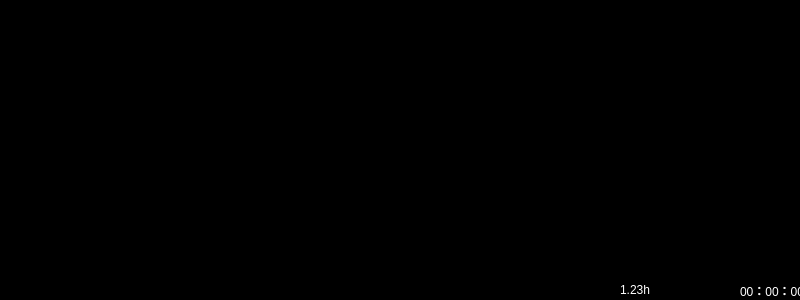
<?xml version="1.0" encoding="UTF-8"?>
<ui version="4.0">
 <class>mainframe</class>
 <widget class="QDialog" name="mainframe">
  <property name="windowModality">
   <enum>Qt::NonModal</enum>
  </property>
  <property name="geometry">
   <rect>
    <x>0</x>
    <y>0</y>
    <width>800</width>
    <height>300</height>
   </rect>
  </property>
  <property name="palette">
   <palette>
    <active>
     <colorrole role="WindowText">
      <brush brushstyle="SolidPattern">
       <color alpha="255">
        <red>255</red>
        <green>255</green>
        <blue>255</blue>
       </color>
      </brush>
     </colorrole>
     <colorrole role="Midlight">
      <brush brushstyle="SolidPattern">
       <color alpha="255">
        <red>0</red>
        <green>0</green>
        <blue>0</blue>
       </color>
      </brush>
     </colorrole>
     <colorrole role="Mid">
      <brush brushstyle="SolidPattern">
       <color alpha="255">
        <red>94</red>
        <green>100</green>
        <blue>81</blue>
       </color>
      </brush>
     </colorrole>
     <colorrole role="Text">
      <brush brushstyle="SolidPattern">
       <color alpha="255">
        <red>255</red>
        <green>255</green>
        <blue>255</blue>
       </color>
      </brush>
     </colorrole>
     <colorrole role="Base">
      <brush brushstyle="SolidPattern">
       <color alpha="255">
        <red>0</red>
        <green>0</green>
        <blue>0</blue>
       </color>
      </brush>
     </colorrole>
     <colorrole role="Window">
      <brush brushstyle="SolidPattern">
       <color alpha="255">
        <red>0</red>
        <green>0</green>
        <blue>0</blue>
       </color>
      </brush>
     </colorrole>
    </active>
    <inactive>
     <colorrole role="WindowText">
      <brush brushstyle="SolidPattern">
       <color alpha="255">
        <red>255</red>
        <green>255</green>
        <blue>255</blue>
       </color>
      </brush>
     </colorrole>
     <colorrole role="Midlight">
      <brush brushstyle="SolidPattern">
       <color alpha="255">
        <red>0</red>
        <green>0</green>
        <blue>0</blue>
       </color>
      </brush>
     </colorrole>
     <colorrole role="Mid">
      <brush brushstyle="SolidPattern">
       <color alpha="255">
        <red>94</red>
        <green>100</green>
        <blue>81</blue>
       </color>
      </brush>
     </colorrole>
     <colorrole role="Text">
      <brush brushstyle="SolidPattern">
       <color alpha="255">
        <red>255</red>
        <green>255</green>
        <blue>255</blue>
       </color>
      </brush>
     </colorrole>
     <colorrole role="Base">
      <brush brushstyle="SolidPattern">
       <color alpha="255">
        <red>0</red>
        <green>0</green>
        <blue>0</blue>
       </color>
      </brush>
     </colorrole>
     <colorrole role="Window">
      <brush brushstyle="SolidPattern">
       <color alpha="255">
        <red>0</red>
        <green>0</green>
        <blue>0</blue>
       </color>
      </brush>
     </colorrole>
    </inactive>
    <disabled>
     <colorrole role="WindowText">
      <brush brushstyle="SolidPattern">
       <color alpha="255">
        <red>118</red>
        <green>116</green>
        <blue>108</blue>
       </color>
      </brush>
     </colorrole>
     <colorrole role="Midlight">
      <brush brushstyle="SolidPattern">
       <color alpha="255">
        <red>0</red>
        <green>0</green>
        <blue>0</blue>
       </color>
      </brush>
     </colorrole>
     <colorrole role="Mid">
      <brush brushstyle="SolidPattern">
       <color alpha="255">
        <red>94</red>
        <green>100</green>
        <blue>81</blue>
       </color>
      </brush>
     </colorrole>
     <colorrole role="Text">
      <brush brushstyle="SolidPattern">
       <color alpha="255">
        <red>118</red>
        <green>116</green>
        <blue>108</blue>
       </color>
      </brush>
     </colorrole>
     <colorrole role="Base">
      <brush brushstyle="SolidPattern">
       <color alpha="255">
        <red>0</red>
        <green>0</green>
        <blue>0</blue>
       </color>
      </brush>
     </colorrole>
     <colorrole role="Window">
      <brush brushstyle="SolidPattern">
       <color alpha="255">
        <red>0</red>
        <green>0</green>
        <blue>0</blue>
       </color>
      </brush>
     </colorrole>
    </disabled>
   </palette>
  </property>
  <property name="windowTitle">
   <string>mainframe</string>
  </property>
  <property name="sizeGripEnabled">
   <bool>false</bool>
  </property>
  <property name="modal">
   <bool>true</bool>
  </property>
  <widget class="SerialPort" name="serialport">
   <property name="geometry">
    <rect>
     <x>560</x>
     <y>10</y>
     <width>32</width>
     <height>32</height>
    </rect>
   </property>
   <property name="maximumSize">
    <size>
     <width>32</width>
     <height>32</height>
    </size>
   </property>
   <property name="inputMethodHints">
    <set>Qt::ImhNone</set>
   </property>
   <property name="port">
    <UInt>0</UInt>
   </property>
   <property name="baudrate">
    <enum>SerialPort::BAUD19200</enum>
   </property>
   <property name="paritytype" stdset="0">
    <enum>SerialPort::NONE</enum>
   </property>
   <property name="timeout">
    <UInt>1</UInt>
   </property>
   <property name="AutoOpen">
    <bool>false</bool>
   </property>
  </widget>
  <widget class="QLabel" name="label">
   <property name="geometry">
    <rect>
     <x>620</x>
     <y>279</y>
     <width>51</width>
     <height>21</height>
    </rect>
   </property>
   <property name="palette">
    <palette>
     <active>
      <colorrole role="WindowText">
       <brush brushstyle="SolidPattern">
        <color alpha="255">
         <red>255</red>
         <green>255</green>
         <blue>255</blue>
        </color>
       </brush>
      </colorrole>
     </active>
     <inactive>
      <colorrole role="WindowText">
       <brush brushstyle="SolidPattern">
        <color alpha="255">
         <red>255</red>
         <green>255</green>
         <blue>255</blue>
        </color>
       </brush>
      </colorrole>
     </inactive>
     <disabled>
      <colorrole role="WindowText">
       <brush brushstyle="SolidPattern">
        <color alpha="255">
         <red>118</red>
         <green>116</green>
         <blue>108</blue>
        </color>
       </brush>
      </colorrole>
     </disabled>
    </palette>
   </property>
   <property name="text">
    <string>1.23h</string>
   </property>
  </widget>
  <widget class="QLabel" name="label_4">
   <property name="geometry">
    <rect>
     <x>740</x>
     <y>280</y>
     <width>61</width>
     <height>21</height>
    </rect>
   </property>
   <property name="text">
    <string>00：00：00</string>
   </property>
  </widget>
 </widget>
 <customwidgets>
  <customwidget>
   <class>SerialPort</class>
   <extends>QWidget</extends>
   <header>Qtcustom/serialport.h</header>
  </customwidget>
 </customwidgets>
 <resources/>
 <connections/>
</ui>
